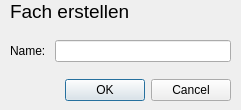
<?xml version="1.0" encoding="UTF-8"?>
<ui version="4.0">
 <class>c_subject</class>
 <widget class="QDialog" name="c_subject">
  <property name="geometry">
   <rect>
    <x>0</x>
    <y>0</y>
    <width>241</width>
    <height>110</height>
   </rect>
  </property>
  <property name="windowTitle">
   <string>Dialog</string>
  </property>
  <widget class="QWidget" name="verticalLayoutWidget">
   <property name="geometry">
    <rect>
     <x>10</x>
     <y>0</y>
     <width>221</width>
     <height>101</height>
    </rect>
   </property>
   <layout class="QVBoxLayout" name="verticalLayout">
    <item>
     <widget class="QLabel" name="label_3">
      <property name="font">
       <font>
        <pointsize>14</pointsize>
       </font>
      </property>
      <property name="text">
       <string>Fach erstellen</string>
      </property>
     </widget>
    </item>
    <item>
     <spacer name="verticalSpacer_4">
      <property name="orientation">
       <enum>Qt::Vertical</enum>
      </property>
      <property name="sizeHint" stdset="0">
       <size>
        <width>20</width>
        <height>40</height>
       </size>
      </property>
     </spacer>
    </item>
    <item>
     <layout class="QGridLayout" name="gridLayout">
      <item row="0" column="1">
       <widget class="QLineEdit" name="subname">
        <property name="styleSheet">
         <string notr="true"/>
        </property>
       </widget>
      </item>
      <item row="0" column="0">
       <widget class="QLabel" name="label_2">
        <property name="text">
         <string>Name: </string>
        </property>
       </widget>
      </item>
     </layout>
    </item>
    <item>
     <spacer name="verticalSpacer_3">
      <property name="orientation">
       <enum>Qt::Vertical</enum>
      </property>
      <property name="sizeHint" stdset="0">
       <size>
        <width>20</width>
        <height>40</height>
       </size>
      </property>
     </spacer>
    </item>
    <item>
     <widget class="QDialogButtonBox" name="buttonBox">
      <property name="orientation">
       <enum>Qt::Horizontal</enum>
      </property>
      <property name="standardButtons">
       <set>QDialogButtonBox::Cancel|QDialogButtonBox::Ok</set>
      </property>
     </widget>
    </item>
   </layout>
  </widget>
 </widget>
 <resources/>
 <connections>
  <connection>
   <sender>buttonBox</sender>
   <signal>rejected()</signal>
   <receiver>c_subject</receiver>
   <slot>reject()</slot>
   <hints>
    <hint type="sourcelabel">
     <x>316</x>
     <y>260</y>
    </hint>
    <hint type="destinationlabel">
     <x>286</x>
     <y>274</y>
    </hint>
   </hints>
  </connection>
  <connection>
   <sender>buttonBox</sender>
   <signal>accepted()</signal>
   <receiver>c_subject</receiver>
   <slot>accept()</slot>
   <hints>
    <hint type="sourcelabel">
     <x>120</x>
     <y>138</y>
    </hint>
    <hint type="destinationlabel">
     <x>120</x>
     <y>78</y>
    </hint>
   </hints>
  </connection>
 </connections>
</ui>
